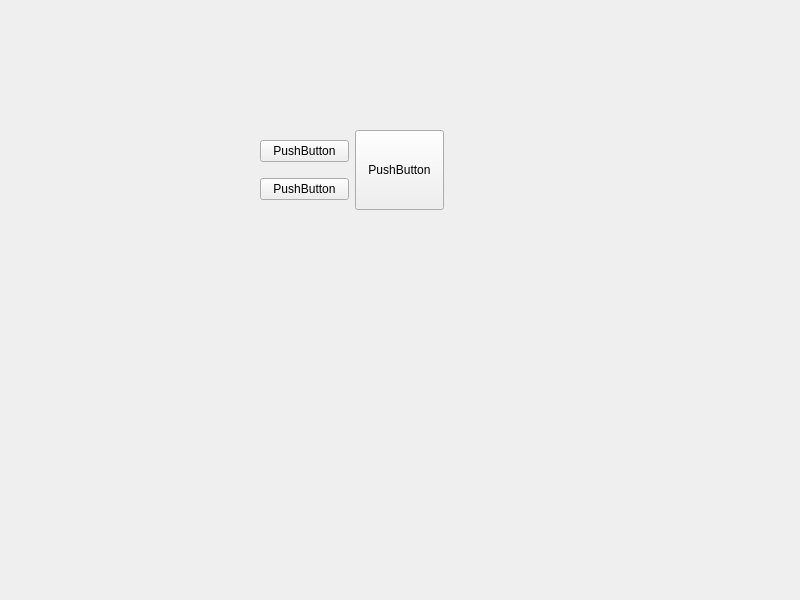
<?xml version="1.0" encoding="UTF-8"?>
<ui version="4.0">
 <class>Widget</class>
 <widget class="QWidget" name="Widget">
  <property name="geometry">
   <rect>
    <x>0</x>
    <y>0</y>
    <width>800</width>
    <height>600</height>
   </rect>
  </property>
  <property name="windowTitle">
   <string>Widget</string>
  </property>
  <widget class="QWidget" name="horizontalLayoutWidget">
   <property name="geometry">
    <rect>
     <x>260</x>
     <y>130</y>
     <width>184</width>
     <height>80</height>
    </rect>
   </property>
   <layout class="QHBoxLayout" name="horizontalLayout">
    <item>
     <layout class="QVBoxLayout" name="verticalLayout">
      <item>
       <widget class="QPushButton" name="pushButton_2">
        <property name="text">
         <string>PushButton</string>
        </property>
       </widget>
      </item>
      <item>
       <widget class="QPushButton" name="pushButton_3">
        <property name="text">
         <string>PushButton</string>
        </property>
       </widget>
      </item>
     </layout>
    </item>
    <item>
     <widget class="QPushButton" name="pushButton">
      <property name="sizePolicy">
       <sizepolicy hsizetype="Minimum" vsizetype="Ignored">
        <horstretch>0</horstretch>
        <verstretch>0</verstretch>
       </sizepolicy>
      </property>
      <property name="text">
       <string>PushButton</string>
      </property>
     </widget>
    </item>
   </layout>
  </widget>
 </widget>
 <resources/>
 <connections/>
</ui>
